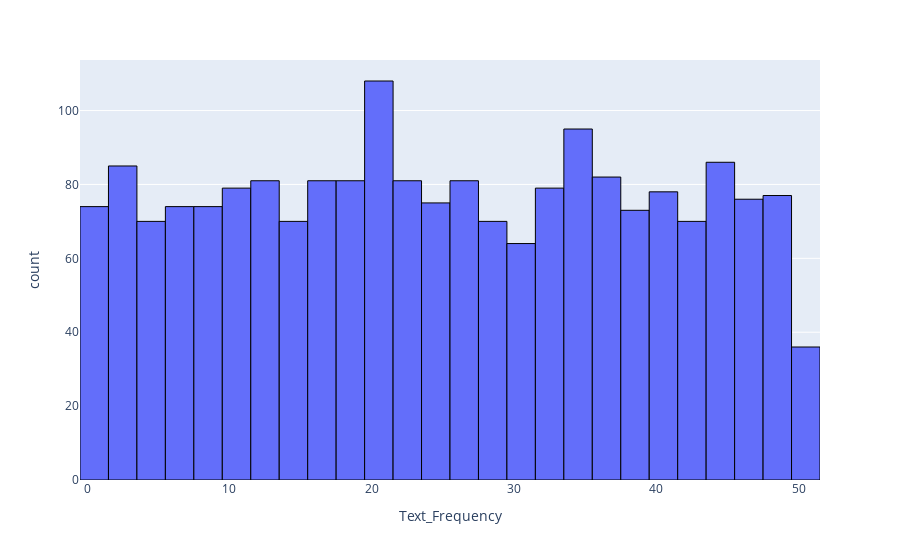

Notebook source saved alongside this figure:
### Code cell
hist.show()

### Figure 1 — Plotly figure (JSON) as saved in the notebook; plotly's stock layout.template omitted (floating-point values rounded to 4 significant figures; data arrays with more than 128 entries replaced by an {"elided": "..."} marker saying what was removed)
{"data": [{"alignmentgroup": "True", "bingroup": "x", "hovertemplate": "Text_Frequency=%{x}<br>count=%{y}<extra></extra>", "legendgroup": "", "marker": {"color": "#636efa", "line": {"color": "black", "width": 1}, "pattern": {"shape": ""}}, "name": "", "offsetgroup": "", "orientation": "v", "showlegend": false, "type": "histogram", "x": {"elided": "2000 int values"}, "xaxis": "x", "yaxis": "y"}], "layout": {"barmode": "relative", "legend": {"tracegroupgap": 0}, "margin": {"t": 60}, "xaxis": {"anchor": "y", "domain": [0, 1], "title": {"text": "Text_Frequency"}}, "yaxis": {"anchor": "x", "domain": [0, 1], "title": {"text": "count"}}}}
